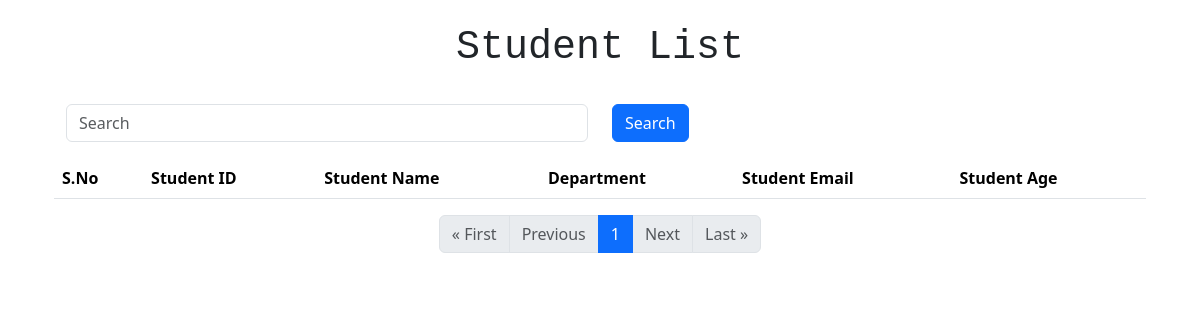
The page /student/ on the database as committed earlier.
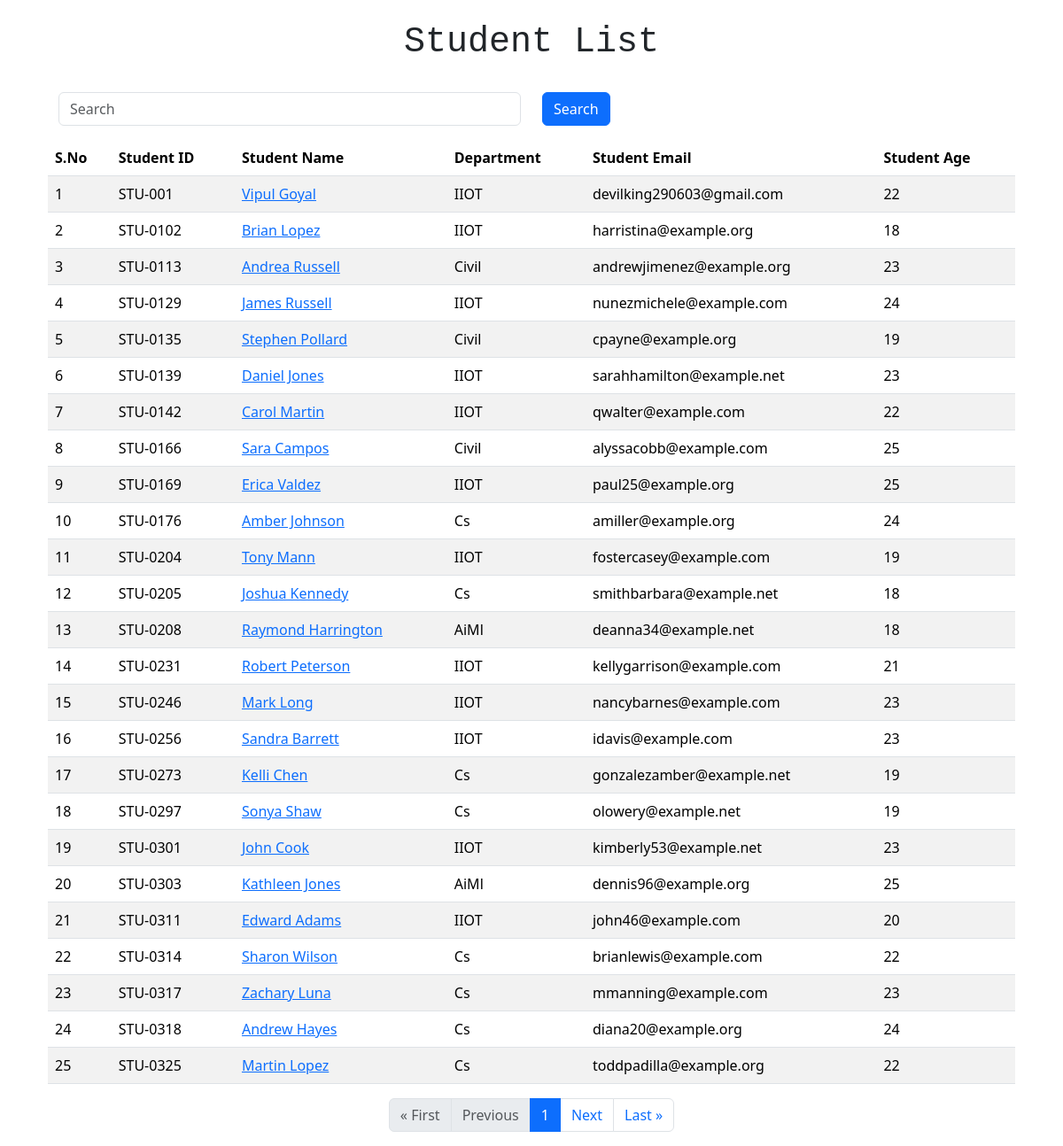
The same page on the database as committed later.
### home/models.py (models this page shows, shortened)
class Student(models.Model):
    department = models.ForeignKey(Department, related_name = "depart", on_delete = models.CASCADE)
    student_id = models.OneToOneField(StudentID, related_name ="studentid", on_delete = models.CASCADE)
    student_name = models.CharField(max_length = 100)
    student_email = models.EmailField(unique = True)
    student_age = models.IntegerField(default = 18)
    student_address = models.TextField()
    class Meta :
        ordering = ["student_id"]
        verbose_name =  "student"

class StudentID(models.Model):
    student_id = models.CharField(max_length=100)
    def __str__(self):
        return self.student_id
    class Meta:
        ordering = ["student_id"]

class Department(models.Model):
    department = models.CharField(max_length=200)
    def __str__(self):
        return self.department
    class Meta :
        ordering = ["department"]

### home/views.py (the view)
# urls.py: path("student/", get_student, name="get_student"),
def get_student(request):
    queryset = Student.objects.all()
    if request.GET.get("search"):
        search = request.GET.get("search")
        queryset = queryset.filter(
            Q(student_name__icontains = search) | Q(department__department__icontains = search) |
            Q(student_id__student_id__icontains = search)
        )
    paginator = Paginator(queryset, 25)  # Show 25 contacts per page.
    page_number = request.GET.get("page")
    queryset = paginator.get_page(page_number)
    return render(request,"report/student.html", {"student": queryset} )

### home/templates/report/student.html (shortened to what this page needs)
{% extends "layout.html" %} {% block start%}
<div class="container">
    <div class="container">
        <div class="container text-center p-4" style="font-family:monospace;font-weight:bold">
            <h1>Student List</h1>
        </div>
        <div class="container">
            <div class="row">
                <div class="col-lg-6">
                    <form class="">
                        <div class="mb-3">
                            <input type="text" name="search" placeholder="Search" class="form-control">
                        </div>
                </div>
                <div class="col-lg-6">
                    <button type="submit" class="btn btn-primary">Search</button>
                </div>
            </div>
        </div>
        <table class="table table-striped table-hover">
            <thead>
                <tr>
                    <th scope="col ">S.No</th>
                    <th scope="col ">Student ID</th>
                    <th scope="col ">Student Name</th>
                    <th scope="col ">Department</th>
                    <th scope="col ">Student Email</th>
                    <th scope="col ">Student Age</th>
                </tr>
            </thead>
            <tbody>
                {% for students in student%}
                <tr>
                    <td>{{ forloop.counter0 | add:student.start_index }}</td>
                    <td>{{students.student_id}}</td>
                    <td><a href="{% url 'student_marks' students.student_name %}">{{students.student_name}}</a></td>
                    <td>{{students.department}}</td>
                    <td>{{students.student_email}}</td>
                    <td>{{students.student_age}}</td>
                </tr>
                {%endfor%}
            </tbody>
        </table>
    </div>
    <div class="container d-flex justify-content-center">
        <nav aria-label="Page navigation example">
            <ul class="pagination">
                {% if student.has_previous %}
                <li class="page-item"><a class="page-link" href="?page=1">&laquo; First</a></li>
                <li class="page-item"><a class="page-link" href="?page={{ student.previous_page_number }}">Previous</a></li>
                {% else %}
                <li class="page-item disabled"><span class="page-link">&laquo; First</span></li>
                <li class="page-item disabled"><span class="page-link">Previous</span></li>
                {% endif %}
                <li class="page-item active" aria-current="page"><span class="page-link">{{ student.number }}</span></li>
                {% if student.has_next %}
                <li class="page-item"><a class="page-link" href="?page={{ student.next_page_number }}">Next</a></li>
                <li class="page-item"><a class="page-link" href="?page={{ student.paginator.num_pages }}">Last &raquo;</a></li>
                {% else %}
                <li class="page-item disabled"><span class="page-link">Next</span></li>
                <li class="page-item disabled"><span class="page-link">Last &raquo;</span></li>
                {% endif %}
            </ul>
        </nav>
    </div>
</div>
{% endblock %}

Rows that differ between the two databases and show on the page:
added Student: student_id "STU-001", student_name "Vipul Goyal", department "IIOT", student_email "devilking290603@gmail.com", student_age "22"
added Student: student_id "STU-0102", student_name "Brian Lopez", department "IIOT", student_email "harristina@example.org", student_age "18"
added Student: student_id "STU-0113", student_name "Andrea Russell", department "Civil", student_email "andrewjimenez@example.org", student_age "23"
added Student: student_id "STU-0129", student_name "James Russell", department "IIOT", student_email "nunezmichele@example.com", student_age "24"
added Student: student_id "STU-0135", student_name "Stephen Pollard", department "Civil", student_email "cpayne@example.org", student_age "19"
added Student: student_id "STU-0139", student_name "Daniel Jones", department "IIOT", student_email "sarahhamilton@example.net", student_age "23"
added Student: student_id "STU-0142", student_name "Carol Martin", department "IIOT", student_email "qwalter@example.com", student_age "22"
added Student: student_id "STU-0166", student_name "Sara Campos", department "Civil", student_email "alyssacobb@example.com", student_age "25"
added Student: student_id "STU-0169", student_name "Erica Valdez", department "IIOT", student_email "paul25@example.org", student_age "25"
added Student: student_id "STU-0176", student_name "Amber Johnson", department "Cs", student_email "amiller@example.org", student_age "24"
added Student: student_id "STU-0204", student_name "Tony Mann", department "IIOT", student_email "fostercasey@example.com", student_age "19"
added Student: student_id "STU-0205", student_name "Joshua Kennedy", department "Cs", student_email "smithbarbara@example.net", student_age "18"
added Student: student_id "STU-0208", student_name "Raymond Harrington", department "AiMl", student_email "deanna34@example.net", student_age "18"
added Student: student_id "STU-0231", student_name "Robert Peterson", department "IIOT", student_email "kellygarrison@example.com", student_age "21"
added Student: student_id "STU-0246", student_name "Mark Long", department "IIOT", student_email "nancybarnes@example.com", student_age "23"
added Student: student_id "STU-0256", student_name "Sandra Barrett", department "IIOT", student_email "idavis@example.com", student_age "23"
added Student: student_id "STU-0273", student_name "Kelli Chen", department "Cs", student_email "gonzalezamber@example.net", student_age "19"
added Student: student_id "STU-0297", student_name "Sonya Shaw", department "Cs", student_email "olowery@example.net", student_age "19"
added Student: student_id "STU-0301", student_name "John Cook", department "IIOT", student_email "kimberly53@example.net", student_age "23"
added Student: student_id "STU-0303", student_name "Kathleen Jones", department "AiMl", student_email "dennis96@example.org", student_age "25"
added Student: student_id "STU-0311", student_name "Edward Adams", department "IIOT", student_email "john46@example.com", student_age "20"
added Student: student_id "STU-0314", student_name "Sharon Wilson", department "Cs", student_email "brianlewis@example.com", student_age "22"
added Student: student_id "STU-0317", student_name "Zachary Luna", department "Cs", student_email "mmanning@example.com", student_age "23"
added Student: student_id "STU-0318", student_name "Andrew Hayes", department "Cs", student_email "diana20@example.org", student_age "24"
added Student: student_id "STU-0325", student_name "Martin Lopez", department "Cs", student_email "toddpadilla@example.org", student_age "22"
